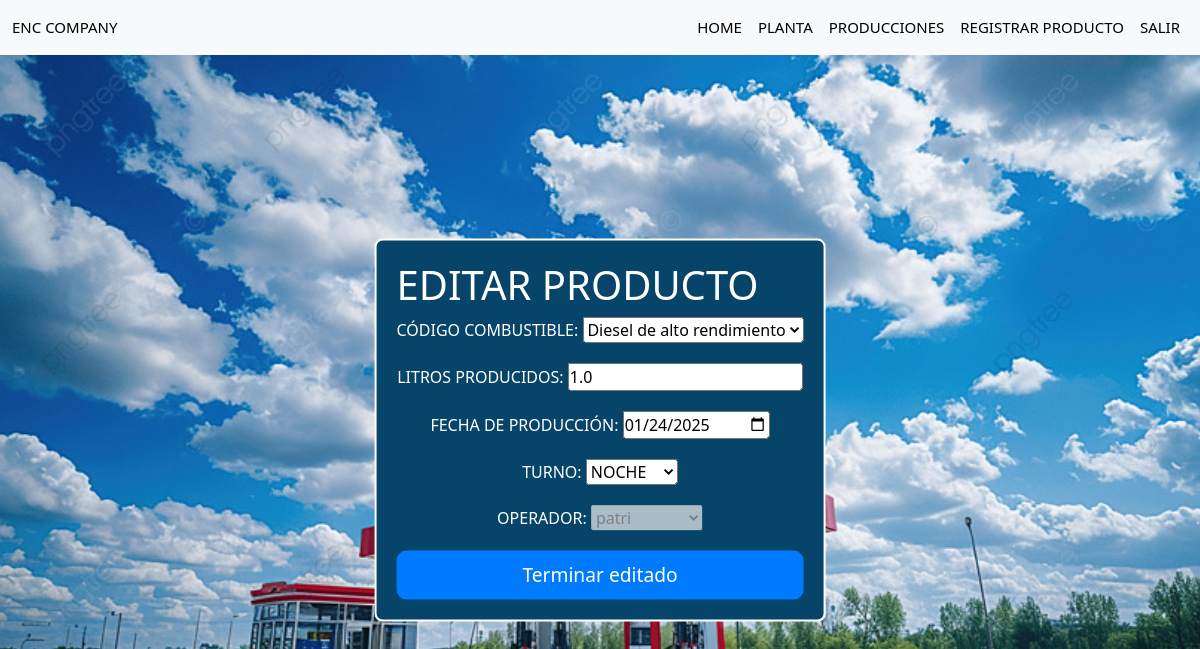
The page /editar_produccion/12 (signed in) on the database its author committed.
### proyectos/models.py (models this page shows, shortened)
class RegistroProduccion(models.Model):
    TURNOS=[
        ('AM','MAÑANA'),
        ('PM','TARDE'),
        ('MM','NOCHE'),
    ]
    codigo_combustible= models.ForeignKey(Producto, on_delete=models.CASCADE)
    litros_producidos= models.FloatField()
    fecha_produccion= models.DateField()
    turno= models.CharField(max_length=2, choices=TURNOS)
    hora_registro= models.DateTimeField(auto_now_add=True)
    operador=models.ForeignKey(User, on_delete=models.CASCADE)

### proyectos/views.py (the view)
# urls.py: path('editar_produccion/<id>', views.editar_produccion, name="editar_produccion"),
@login_required
def editar_produccion(request, id):
    product = get_object_or_404(RegistroProduccion, id=id)
    if request.method == 'POST':
        form = EditarProduccionForm(request.POST, instance=product)
        if form.is_valid():
            form.save()
            return redirect('producciones')  # Redirigir a la lista de proyectos u otra página después de guardar
    else:
        form = EditarProduccionForm(instance=product)
    return render(request, 'editar_produccion.html', {'form': form})

### proyectos/forms.py
class EditarProduccionForm(ModelForm):
    class Meta:
        model = RegistroProduccion
        fields = ['codigo_combustible', 'litros_producidos', 'fecha_produccion', 'turno', 'operador']
    def __init__(self, *args, **kwargs):
        super(EditarProduccionForm, self).__init__(*args, **kwargs)
        self.fields['operador'].disabled = True
        self.fields['codigo_combustible'].queryset = Producto.objects.all()
        self.fields['operador'].queryset = User.objects.all()
    codigo_combustible = forms.ModelChoiceField(queryset=None, label='Código Combustible')
    litros_producidos = forms.FloatField(label='Litros Producidos')
    fecha_produccion = forms.DateField(label='Fecha de Producción', widget=forms.DateInput(attrs={'type': 'date'}))
    turno = forms.ChoiceField(label='Turno', choices=RegistroProduccion.TURNOS)
    operador = forms.ModelChoiceField(queryset=None, label='Operador')

### proyectos/models.py (called while the page is built)
    def __str__ (self):
        return self.nombre

### proyectos/templates/editar_produccion.html (shortened to what this page needs)
{% extends "base.html" %}
{% block content %}
<div class="container-base">
    <h1 class="form-titulo">Editar Producto</h1>
    <form method="POST">
        {{form.as_p}}
        <button class="btn btn-primary btn-lg">Terminar editado</button>
    </form>
</div>
{% endblock %}

### proyectos/static/css/estilitos.css (style rules this page uses)
* { margin:0; padding:0; }
body { background-color: rgb(173, 173, 211); }
.container-base { background-color: #074469 ; padding: 20px; border-radius: 8px; margin: 30px auto; max-width: 650px; position: absolute; top: 50%; left: 50%; transform: translate(-50%, -50%); border: 2px solid white; }
.container-base p { text-transform: uppercase; margin-bottom: 20px; text-align: center; color: white; }
.btn-primary { display: block; width: 100%; padding: 10px; background-color: #007bff; border: none; border-radius: 10px; color: white; font-size: 1.2em; cursor: pointer; text-align: center; transition: background-color 0.3s ease; }
.form-titulo { text-transform: uppercase; color: white; }

### rows shown on the page
RegistroProduccion: codigo_combustible "Diesel de alto rendimiento", litros_producidos "1.0", fecha_produccion "01/24/2025", turno "NOCHE", operador "patri"
